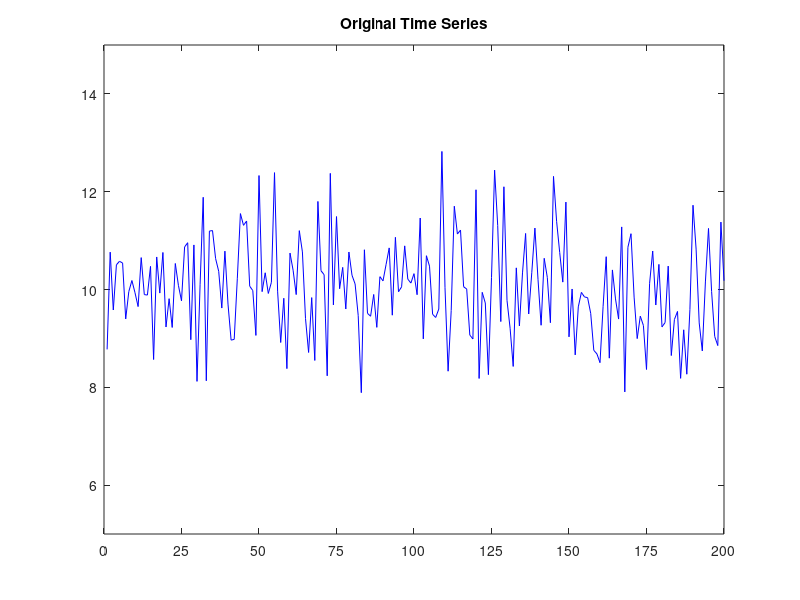

Write MATLAB code to recreate this figure. (Note: this script raises an error after producing the figure.)
% Code inspired by Professor Daniel Rowe
% Based on TimeStatsToy.m
clear; clc;

% time series statistics with convolution
rng('default')
printfigs=0;

n=200;
mu=10;
sigma2=1;

x=sqrt(sigma2)*randn([1,n])+mu;

xbar=mean(x)
s2x=var(x)

figure;
plot(x,'b')
xlim([0,n]),ylim([5,15])
set(gca,'xtick',[0:n/8:n])
title('Original Time Series')
if (printfigs==1)
    print(gcf,'-dtiffn','-r100','xplot')
end

figure;
histogram(x,25)
xlim([5,15]),ylim([0,25])
title('Original Time Series Histogram')
xlabel('Value')
ylabel('Frequency')
if (printfigs==1)
    print(gcf,'-dtiffn','-r100','xHistogram')
end

% 3-point kernel
kernel=[1/4,1/2,1/4];
k=length(kernel);

ywrap=[x(1,n),x,x(1,1)];
w=zeros(1,n+(k-1)/2);
for i=1+(k-1)/2:n+(k-1)/2
    w(1,i)=sum(ywrap(1,i-1:i+1).*kernel);
end
w=w(1,1+(k-1)/2:n+(k-1)/2);

wbar=mean(w)
s2w=var(w)

figure;
plot(x,'b')
hold on
plot(w,'r')
xlim([0,n]),ylim([5,15])
set(gca,'xtick',[0:n/8:n])
title('Original (blue) and Convolved (red) Time Series')
legend('Original','Convolved')
if (printfigs==1)
    print(gcf,'-dtiffn','-r100','xwSmplot')
end

figure;
histogram(w,25)
xlim([5,15]),ylim([0,25])
title('Convolved Time Series Histogram')
xlabel('Value')
ylabel('Frequency')
if (printfigs==1)
    print(gcf,'-dtiffn','-r100','wHistogram')
end